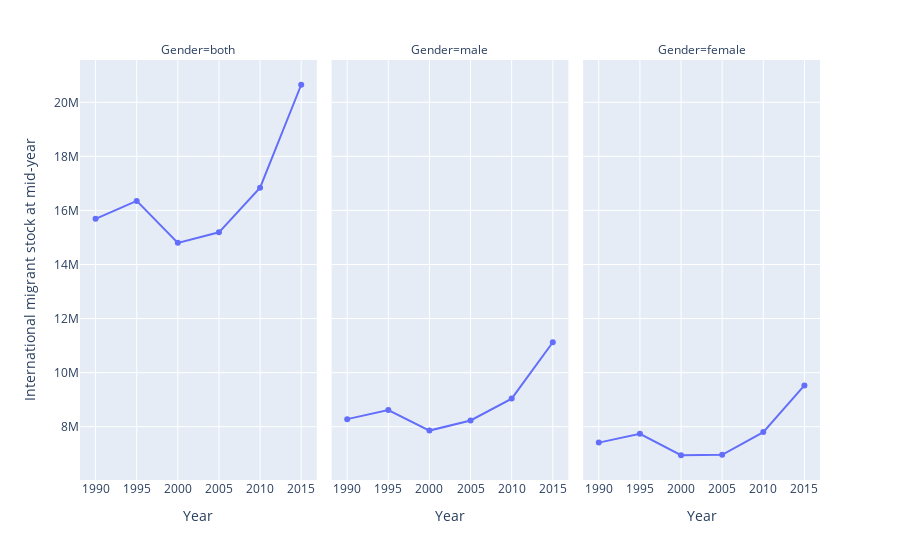

Notebook code cell kept with this figure:
### Code cell
plot3 = plotTable.loc["Africa"]
fig = px.line(plot3,x="Year", y="International migrant stock at mid-year",facet_col="Gender",markers=True)
fig.show()

### Figure 1 — Plotly figure (JSON) as saved in the notebook; plotly's stock layout.template omitted (floating-point values rounded to 4 significant figures)
{"data": [{"hovertemplate": "Gender=both<br>Year=%{x}<br>International migrant stock at mid-year=%{y}<extra></extra>", "legendgroup": "", "line": {"color": "#636efa", "dash": "solid"}, "marker": {"symbol": "circle"}, "mode": "markers+lines", "name": "", "orientation": "v", "showlegend": false, "type": "scatter", "x": ["1990", "1995", "2000", "2005", "2010", "2015"], "xaxis": "x", "y": [15690623, 16352814, 14800306, 15191146, 16840014, 20649557], "yaxis": "y"}, {"hovertemplate": "Gender=male<br>Year=%{x}<br>International migrant stock at mid-year=%{y}<extra></extra>", "legendgroup": "", "line": {"color": "#636efa", "dash": "solid"}, "marker": {"symbol": "circle"}, "mode": "markers+lines", "name": "", "orientation": "v", "showlegend": false, "type": "scatter", "x": ["1990", "1995", "2000", "2005", "2010", "2015"], "xaxis": "x2", "y": [8279564, 8616931, 7856358, 8231437, 9039314, 11123423], "yaxis": "y2"}, {"hovertemplate": "Gender=female<br>Year=%{x}<br>International migrant stock at mid-year=%{y}<extra></extra>", "legendgroup": "", "line": {"color": "#636efa", "dash": "solid"}, "marker": {"symbol": "circle"}, "mode": "markers+lines", "name": "", "orientation": "v", "showlegend": false, "type": "scatter", "x": ["1990", "1995", "2000", "2005", "2010", "2015"], "xaxis": "x3", "y": [7411059, 7735883, 6943948, 6959709, 7800700, 9526134], "yaxis": "y3"}], "layout": {"annotations": [{"font": {}, "showarrow": false, "text": "Gender=both", "x": 0.16, "xanchor": "center", "xref": "paper", "y": 1, "yanchor": "bottom", "yref": "paper"}, {"font": {}, "showarrow": false, "text": "Gender=male", "x": 0.5, "xanchor": "center", "xref": "paper", "y": 1, "yanchor": "bottom", "yref": "paper"}, {"font": {}, "showarrow": false, "text": "Gender=female", "x": 0.84, "xanchor": "center", "xref": "paper", "y": 1, "yanchor": "bottom", "yref": "paper"}], "legend": {"tracegroupgap": 0}, "margin": {"t": 60}, "xaxis": {"anchor": "y", "domain": [0, 0.32], "title": {"text": "Year"}}, "xaxis2": {"anchor": "y2", "domain": [0.34, 0.66], "matches": "x", "title": {"text": "Year"}}, "xaxis3": {"anchor": "y3", "domain": [0.68, 1.0], "matches": "x", "title": {"text": "Year"}}, "yaxis": {"anchor": "x", "domain": [0, 1], "title": {"text": "International migrant stock at mid-year"}}, "yaxis2": {"anchor": "x2", "domain": [0, 1], "matches": "y", "showticklabels": false}, "yaxis3": {"anchor": "x3", "domain": [0, 1], "matches": "y", "showticklabels": false}}}
